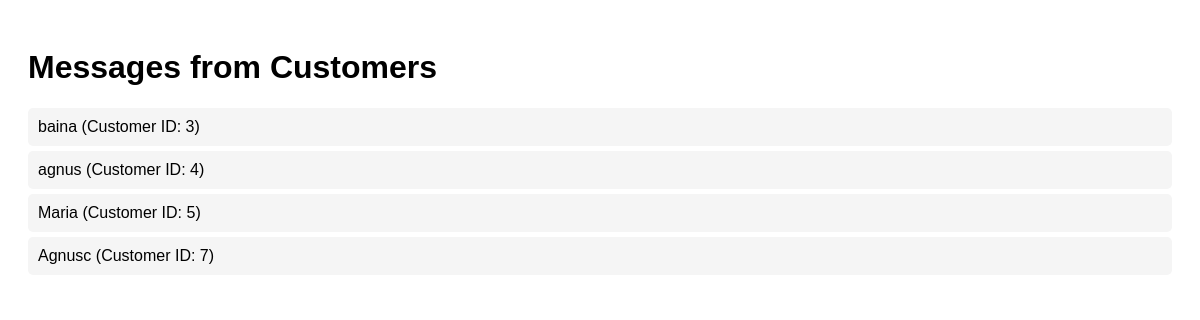
The page /view_messages/2 (signed in) on the database its author committed.
### tables this page shows
CREATE TABLE users (
            id INTEGER PRIMARY KEY AUTOINCREMENT,
            name TEXT NOT NULL,
            email TEXT UNIQUE NOT NULL,
            password TEXT NOT NULL,
            user_type TEXT NOT NULL,
            profile_pic TEXT DEFAULT 'default_profile.jpg'
        , phone TEXT, whatsapp TEXT, address TEXT, description TEXT, username TEXT, suspended default 0, is_logged_in INTEGER DEFAULT 0);

### app.py (the view)
@app.route('/view_messages/<int:manufacturer_id>')
def view_messages(manufacturer_id):
    if "user_id" not in session or session["user_type"] != "manufacturer":
        return redirect(url_for("login"))
    conn = get_db_connection()
    cursor = conn.cursor()
    cursor.execute("""
        SELECT DISTINCT customers.id, customers.name
        FROM chat_messages
        JOIN users AS customers ON chat_messages.customer_id = customers.id
        WHERE chat_messages.manufacturer_id = ?
    """, (manufacturer_id,))
    customers = cursor.fetchall()
    conn.close()
    return render_template("view_messages.html", customers=customers, manufacturer_id=manufacturer_id)

### app.py (called while the page is built)
def get_db_connection():
    conn = sqlite3.connect("craftconnect.db")
    conn.row_factory = sqlite3.Row
    return conn

### templates/view_messages.html (shortened to what this page needs)
<!DOCTYPE html>
<html lang="en">
<head>
</head>
<body>
    <h1>Messages from Customers</h1>
    <ul class="customer-list">
        {% for customer in customers %}
            <li onclick="viewChat('{{ customer.id }}')">
                {{ customer.name }} (Customer ID: {{ customer.id }})
            </li>
        {% endfor %}
    </ul>
</body>
</html>

### templates/view_messages.html (style rules this page uses)
body { font-family: Arial, sans-serif; padding: 20px; }
.customer-list { list-style-type: none; padding: 0; }
.customer-list li { padding: 10px; background-color: #f5f5f5; margin-bottom: 5px; border-radius: 5px; cursor: pointer; }

### rows shown on the page
users: name "baina", id "3"
users: name "agnus", id "4"
users: name "Maria", id "5"
users: name "Agnusc", id "7"
